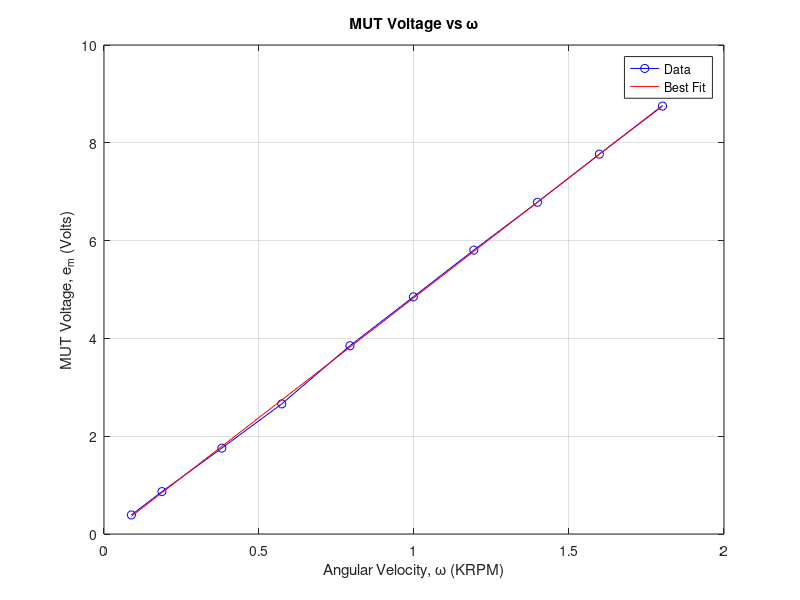

Write the MATLAB code that produced this figure. (Note: this script raises an error after producing the figure.)
%% Part 2
clear all
close all
Input_ei=[1.5 2 3 4 5 6 7 8 9 10]; %Volts
Tach_eo=[.265 .561 1.14 1.72 2.38 2.994 3.579 4.195 4.794 5.405]; %Volts
MUT_em=[.390 .867 1.756 2.661 3.85 4.85 5.806 6.784 7.768 8.751]; %Volts

%a
Ktach=3; %Volts/KRPM

%b
for i=1:length(Tach_eo)
Omega(i)=Tach_eo(i)/Ktach;
end
MUTfit=polyfit(Omega,MUT_em,1);
Ke=MUTfit(1); % Ke motor voltage constant (Volts/KRPM)
Keactual=(4.39+5.37)/2;
figure(1)
bestfit=(MUTfit(1)*Omega)+MUTfit(2);
plot(Omega,MUT_em,'bo-',Omega,bestfit,'r-')
ylabel('MUT Voltage, e_m (Volts)')
xlabel('Angular Velocity, \omega (KRPM)')
title('MUT Voltage vs \omega')
grid on
legend('Data','Best Fit')
%c

Kt=((Ke/1000)/(pi/30))*141.6; %oz-in/A
ktactual=6.6;%oz-in/A
%% Part 3
File37 = '3.7.xlsx';
data37 = xlsread(File37); %import data
CH037 = data37(5:100004,1); %Ch0
CH137 = data37(5:100004,2); %Ch1
t37 = data37(5:100004,3)-.2935; %time
File39 = '3.9.xlsx';
data39 = xlsread(File39); %import data
CH039 = data39(5:100004,1); %Ch0
CH139 = data39(5:100004,2); %Ch1
t39 = data39(5:100004,3); %time
%a
% system of equations in document

%b

ei=6; %Volts
R=3.6; %Ohms
TStall=(Kt*ei)/R; %ozf-in

%c
Ksys=abs(mean(CH037(end-100:end))/mean(CH137(end-100:end))); %K
Kmot=Ksys/Ktach; %KRPM/Volt for c
tau_Voltage=(.632*(8))-4; 
for i=1:length(t37)
    if CH037(i)  >= tau_Voltage
        tau632_motor = t37(i); %Tau for part c in seconds
        break
       
    else 
    end
end
figure(2)
plot(t37,CH037,t37,CH137,tau632_motor,tau_Voltage,'d')
axis([-.05 .1 -8 8])
grid on
xlabel('Time, t (seconds)')
ylabel('Voltage (Volts)')
legend('Tachometer Output, e_o','Motor Input, e_a')
title('Tachometer Output and Motor Input With Step Change')

%d
R42=4.2;%Ohms
B=.5*(Kt-(Kmot*Ke*Kt))/(Kmot*R42); %oz-in/KRPM
J=.5*((tau632_motor*((Ke*Kt)+(R42*B)))/R42)*(.001/(pi/30));

%e

t39new=t39(79200:end)-.19;
CH039new=CH039(79200:end);
CH139new=CH139(79200:end);
figure(3)
CH039S=wsmooth(CH039new,t39new,6);%Smoothed
CH139S=wsmooth(CH139new,t39new,6);%Smoothed
meanCH039=mean(CH039S(end-100:end));
AMP=(CH039S(1)-CH039S(end));
plot(t39,CH039,t39,CH139)%-meanCH039)%tau632_motor,tau_Voltage,'d')
%plot(t39,CH039)
%axis([-.05 .1 -8 8])
grid on
xlabel('Time, t (seconds)')
ylabel('Voltage (Volts)')
title('Motor Subjected to 5\Omega Resistor')

% for i = 1:length(t39new)
%     
%     if CH039S(i)<= (.368*AMP)+meanCH039
%         tau39 = t39new(i);
%         break
%        
%     else 
%     end
% end
tau39=find((abs((.368*AMP)+meanCH039)-CH039S) <= .001);
plot(t39new,CH039S,t39new(tau39(end)),CH039S(tau39(end)),'d')
grid on
xlabel('Time, t (seconds)')
ylabel('Voltage (Volts)')
title('Motor Subjected to 5\Omega Resistor')
tau39=t39new(tau39(end));
Settling_Time=4*tau39;
sserror=(CH039new(1)-meanCH039)/CH039new(1); %(Initial Voltage - Final Voltage)/(Initial Voltage)
